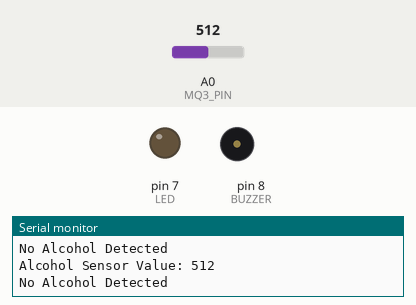
The sketch below on a simulated Arduino Uno, built with avr-gcc and run on an emulated ATmega328P. Shown: output pins drawn as LEDs (lit = HIGH), buzzer (waves = sounding, pin HIGH), the last lines printed to the serial monitor. Dashed ring = blinking. Inputs (shaded band) come from the test bench; at power-on: A0 (MQ3_PIN) = 512.

Above: at 1.3 s.
1.4 s: A0 (MQ3_PIN) set to 789
2.9 s: A0 (MQ3_PIN) set to 812
At 3.16 s:
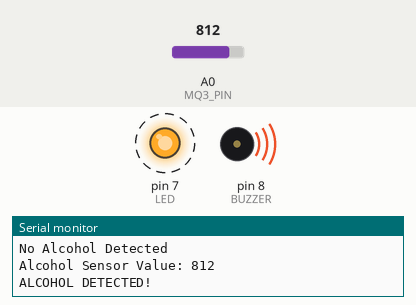
5.9 s: A0 (MQ3_PIN) set to 790
At 6.6 s:
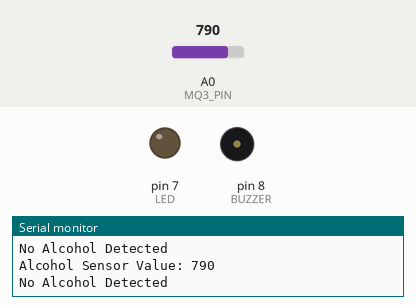
7.4 s: A0 (MQ3_PIN) set to 810
At 7.66 s:
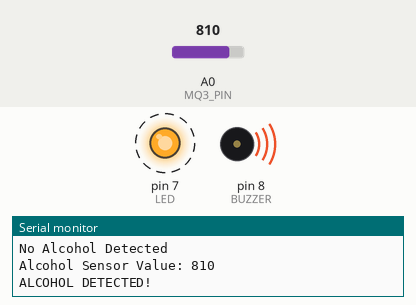
Timing chart, 0 to 11.4 s (numbered marks = the images above; inputs shaded):
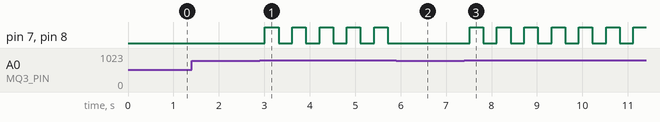

Measured:
- the behaviour switches between 800 and 801 on A0 (MQ3_PIN) (found by bisection; images 0 and 1)
- after the input at 2.9 s, pin 7 (LED), pin 8 (BUZZER): alternates HIGH for 0.30 s and LOW for 0.30 s, starting after 0.11 s
- after the input at 5.9 s, pin 7 (LED), pin 8 (BUZZER): stops changing and stays LOW
- after the input at 7.4 s, pin 7 (LED), pin 8 (BUZZER): alternates HIGH for 0.30 s and LOW for 0.30 s, starting after 0.12 s

The sketch:

Alcohol.ino
```cpp
#define MQ3_PIN A0
#define BUZZER 8
#define LED 7

int alcoholThreshold = 800;

void setup() {
  Serial.begin(9600);

  pinMode(MQ3_PIN, INPUT);
  pinMode(BUZZER, OUTPUT);
  pinMode(LED, OUTPUT);

  digitalWrite(BUZZER, LOW);
  digitalWrite(LED, LOW);

  Serial.println("Alcohol Detection System");
}

void loop() {

  int alcoholValue = analogRead(MQ3_PIN);

  Serial.print("Alcohol Sensor Value: ");
  Serial.println(alcoholValue);

  if (alcoholValue > alcoholThreshold) {

    Serial.println("ALCOHOL DETECTED!");

    digitalWrite(BUZZER, HIGH);
    digitalWrite(LED, HIGH);
    delay(300);

    digitalWrite(BUZZER, LOW);
    digitalWrite(LED, LOW);
    delay(300);

  }
  else {

    Serial.println("No Alcohol Detected");

    digitalWrite(BUZZER, LOW);
    digitalWrite(LED, LOW);

    delay(500);
  }
}
```
